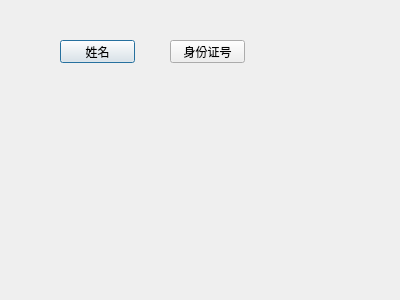
<?xml version="1.0" encoding="UTF-8"?>
<ui version="4.0">
 <class>SearchDialog</class>
 <widget class="QDialog" name="SearchDialog">
  <property name="geometry">
   <rect>
    <x>0</x>
    <y>0</y>
    <width>400</width>
    <height>300</height>
   </rect>
  </property>
  <property name="minimumSize">
   <size>
    <width>400</width>
    <height>300</height>
   </size>
  </property>
  <property name="maximumSize">
   <size>
    <width>400</width>
    <height>300</height>
   </size>
  </property>
  <property name="windowTitle">
   <string>Dialog</string>
  </property>
  <property name="styleSheet">
   <string notr="true">#SearchDialog { 
border-image: url(:/images/e6); 
} </string>
  </property>
  <widget class="QPushButton" name="pushButton">
   <property name="geometry">
    <rect>
     <x>60</x>
     <y>40</y>
     <width>75</width>
     <height>23</height>
    </rect>
   </property>
   <property name="text">
    <string>姓名</string>
   </property>
  </widget>
  <widget class="QPushButton" name="pushButton_2">
   <property name="geometry">
    <rect>
     <x>170</x>
     <y>40</y>
     <width>75</width>
     <height>23</height>
    </rect>
   </property>
   <property name="text">
    <string>身份证号</string>
   </property>
  </widget>
 </widget>
 <resources/>
 <connections/>
</ui>
